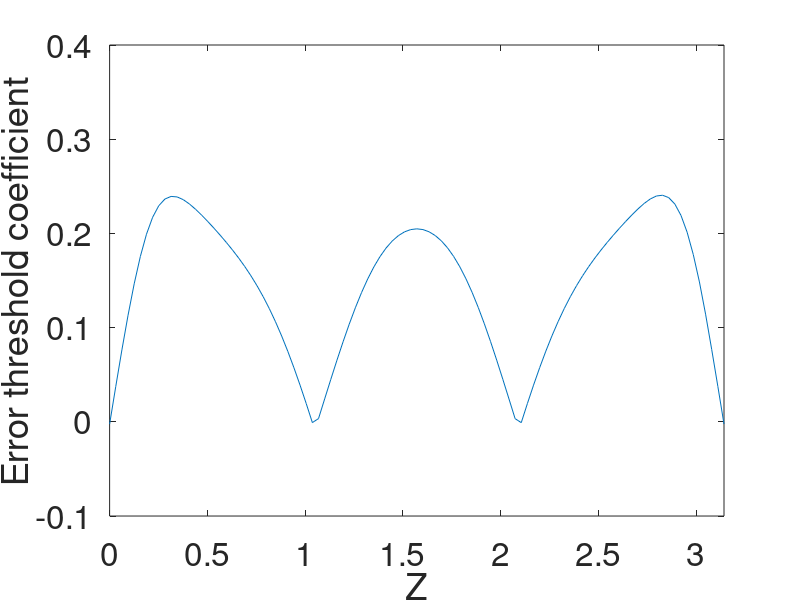
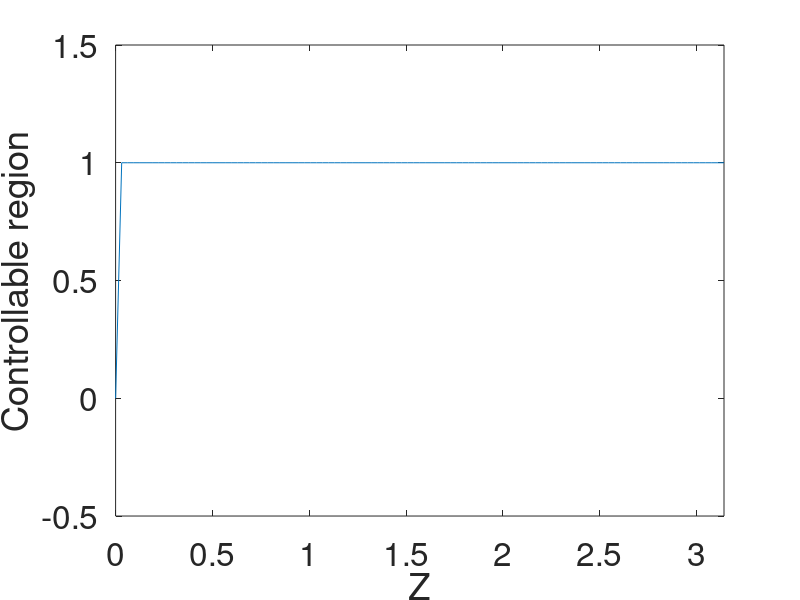
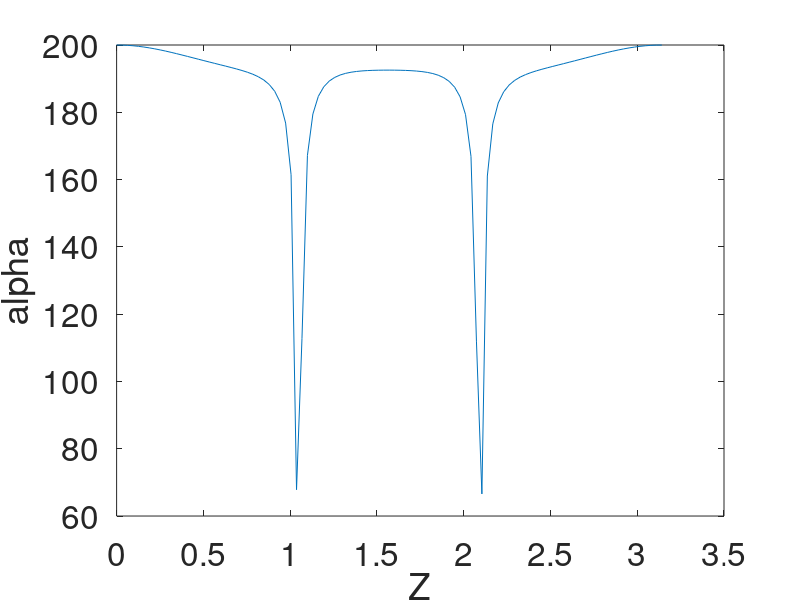

These charts were generated, in order, by the following MATLAB code:
clear;clc;

% construct z axis
BC_ini = 0;                     % boundary condition 1
BC_fin = pi;                    % boundary condition 2
Zstep = pi/100;                 % step of z
z = BC_ini: Zstep: BC_fin;
NumZ = numel(z);                % number of z intervals

NumEv= 3;
NumAc = 3;

% other constant parameters
A = [1 0 0;
     0 -2 0;
     0 0 -5];
deltaA = [0.02 0 0;
          0 0.02 0;
          0 0 0.02];
Amodel = A + deltaA;

deltaB = 0.5*deltaA;
P = eye(3);
poles = [-100 -100 -100];

%%%%%%%%%%%%%%%%%%%%%%%%%%%%%%%%%%%%%%%%%%%%%%%%%%%%%%%%%%%%%%%%%%%%%%%%%%%
%% Case1: 1 degree of free location
%%%%%%%%%%%%%%%%%%%%%%%%%%%%%%%%%%%%%%%%%%%%%%%%%%%%%%%%%%%%%%%%%%%%%%%%%%%
ActPos = zeros(1,NumAc);
ActPos(1,1) = pi/3;
ActPos(1,2) = 2*pi/3;

Thresh = zeros(1,NumZ);
ControllableRegion = zeros(1,NumZ);
CH = zeros(1,NumZ);
alpha = zeros(1,NumZ);

for loc = 1 : NumZ
    Act3 = (loc-1)*Zstep;
    ActPos(1,3) = Act3;
    SenPos = ActPos;                % colocated sensors and actuators
    % C matrix
    Q = zeros(NumEv,NumAc);
    for n = 1: NumEv
        for i = 1:NumAc
        Q(n,i) = sqrt(2/pi)*sin(n*SenPos(1,i)); 
        end
    end
    C = Q';
    
    % B matrix
    B = zeros(NumEv,NumAc);
    for n = 1: NumEv
        for i = 1:NumAc
            B(n,i) = 2*sqrt(2/pi)*sin(n*ActPos(1,i)); 
        end
    end
    Bmodel = B + deltaB;
    
    % check controllability
    Co = ctrb(A,B);
    if rank(Co) == 3
        ControllableRegion(1,loc) = 1;      % controllable
    else
        ControllableRegion(1,loc) = 0;      % uncontrollable
    end
    
    % check C's invertability
    detC = det(C);
    if detC == 0
        CH(1,loc) = 0;
    else
        CH(1,loc) = 1;
    end
    
    % design controller
    K = place(Amodel,Bmodel,poles);
    kk = C^(-1)*K;
    
    % calculate alpha
    Q = -((Amodel - Bmodel*K)'*P + P*(Amodel - Bmodel*K));
    alpha(1,loc) = min(eig(Q));
    
    % calculate
    Thresh(1,loc) = (alpha(1,loc)/2 - 2*norm(P*deltaA) - 2*norm(P*deltaB)*norm(K))/(2*norm(P*(Bmodel*norm(K) + deltaB*norm(K))));

end
% plot the maginitude of threshold and actuator locations
figure()
plot(z,Thresh)
axis([0 pi -0.1 0.4])
xlabel('Z','FontSize',30);
ylabel('Error threshold coefficient','FontSize',30)
set(gca,'FontSize',24);

% plot controllable regions
figure()
plot(z,ControllableRegion)
axis([0 pi -0.5 1.5])
xlabel('Z','FontSize',30);
ylabel('Controllable region','FontSize',30)
set(gca,'FontSize',24);

% plot alpha
figure()
plot(z,alpha)
xlim = ([0 pi]);
% axis([0 pi 100 300])
xlabel('Z','FontSize',30);
ylabel('alpha','FontSize',30)
set(gca,'FontSize',24);


%%%%%%%%%%%%%%%%%%%%%%%%%%%%%%%%%%%%%%%%%%%%%%%%%%%%%%%%%%%%%%%%%%%%%%%%%%%
%% Case 2: 2 degrees of free locations
%%%%%%%%%%%%%%%%%%%%%%%%%%%%%%%%%%%%%%%%%%%%%%%%%%%%%%%%%%%%%%%%%%%%%%%%%%%
% ActPos = zeros(1,NumAc);
% ActPos(1,1) = pi/4;
% 
% Thresh = zeros(NumZ,NumZ);
% ControllableRegion = zeros(NumZ,NumZ);
% CH = zeros(NumZ,NumZ);
% alpha = zeros(NumZ,NumZ);
% 
% for z2 = 1 : NumZ
%     Act2 = (z2-1)*Zstep;
%     ActPos(1,2) = Act2;
%    for z3 = 1 : NumZ
%        Act3 = (z3-1)*Zstep;
%        ActPos(1,3) = Act3;
%        SenPos = ActPos;
%        
%        % C matrix
%     Q = zeros(NumEv,NumAc);
%     for n = 1: NumEv
%         for i = 1:NumAc
%         Q(n,i) = sqrt(2/pi)*sin(n*SenPos(1,i)); 
%         end
%     end
%     C = Q';
%     
%     % B matrix
%     B = zeros(NumEv,NumAc);
%     for n = 1: NumEv
%         for i = 1:NumAc
%             B(n,i) = 2*sqrt(2/pi)*sin(n*ActPos(1,i)); 
%         end
%     end
%     Bmodel = B + deltaB;
%     
%     % check controllability
%     Co = ctrb(A,B);
%     if rank(Co) == 3
%         ControllableRegion(z2,z3) = 1;  % controllable
%     else
%         ControllableRegion(z2,z3) = 0;  % uncontrollalbe
%     end
%     
%     % check C's invertability
%     detC = det(C);
%     if detC == 0
%         CH(z2,z3) = 1;                  % invertable
%     else
%         CH(z2,z3) = 0;                  % non-invertable
%     end
%     
%     % design controller
%     K = place(Amodel,Bmodel,poles);
%     kk = C^(-1)*K;
%     
%     % calculate alpha
%     Q = -((Amodel - Bmodel*K)'*P + P*(Amodel - Bmodel*K));
%     alpha(z2,z3) = min(eig(Q));
%     
%     % calculate
%     Thresh(z2,z3) = (alpha(z2,z3)/2 - 2*norm(P*deltaA) - 2*norm(P*deltaB)*norm(K))/(2*norm(P*(Bmodel*norm(K) + deltaB*norm(K))));
%    end
% end
% 
% % plot 3D profile of threshold
% figure()
% mesh(z,z,Thresh);
% axis([0 pi 0 pi -0.1 0.5])
% xlabel('Z1','FontSize',30);
% ylabel('Z2','FontSize',30)
% zlabel('Error threshold coefficient','FontSize',30);
% set(gca,'FontSize',24);
% 
% % contour plot of threshold
% figure()
% contour(z,z,Thresh)
% [C_label,h_label] = contour(z,z,Thresh);
% clabel(C_label,h_label);
% xlabel('Z1','FontSize',30);
% ylabel('Z2','FontSize',30)
% zlabel('Error threshold coefficient','FontSize',30);
% set(gca,'FontSize',24);
% 
% % plot controllable region
% figure()
% mesh(z,z,ControllableRegion);
% % axis([0 pi 0 pi 0.08 0.2])
% xlabel('Z1','FontSize',30);
% ylabel('Z2','FontSize',30)
% zlabel('Controllable region','FontSize',30);
% set(gca,'FontSize',24);
% 
% % plot alpha
% figure()
% mesh(z,z,alpha);
% % axis([0 pi 0 pi 0.08 0.2])
% xlabel('Z1','FontSize',30);
% ylabel('Z2','FontSize',30)
% zlabel('Alpha','FontSize',30);
% set(gca,'FontSize',24);


%%%%%%%%%%%%%%%%%%%%%%%%%%%%%%%%%%%%%%%%%%%%%%%%%%%%%%%%%%%%%%%%%%%%%%%%%%%
%% Case 3: fix all sensors; 1 degree of free actuator
%%%%%%%%%%%%%%%%%%%%%%%%%%%%%%%%%%%%%%%%%%%%%%%%%%%%%%%%%%%%%%%%%%%%%%%%%%%
% ActPos = zeros(1,NumAc);
% ActPos(1,1) = pi/3;
% ActPos(1,2) = 2*pi/3;
% 
% SenPos = zeros(1,NumAc);
% SenPos(1,1) = pi/4;
% SenPos(1,2) = 2*pi/4;
% SenPos(1,3) = 3*pi/4;
% 
% Thresh = zeros(1,NumZ);
% ControllableRegion = zeros(1,NumZ);
% CH = zeros(1,NumZ);
% alpha = zeros(1,NumZ);
% 
% for loc = 1 : NumZ
%     Act3 = (loc-1)*Zstep;
%     ActPos(1,3) = Act3;
%  
%     % C matrix
%     Q = zeros(NumEv,NumAc);
%     for n = 1: NumEv
%         for i = 1:NumAc
%         Q(n,i) = sqrt(2/pi)*sin(n*SenPos(1,i)); 
%         end
%     end
%     C = Q';
%     
%     % B matrix
%     B = zeros(NumEv,NumAc);
%     for n = 1: NumEv
%         for i = 1:NumAc
%             B(n,i) = 2*sqrt(2/pi)*sin(n*ActPos(1,i)); 
%         end
%     end
%     Bmodel = B + deltaB;
%     
%     % check controllability
%     Co = ctrb(A,B);
%     if rank(Co) == 3
%         ControllableRegion(1,loc) = 1;      % controllable
%     else
%         ControllableRegion(1,loc) = 0;      % uncontrollable
%     end
%     
%     % check C's invertability
%     detC = det(C);
%     if detC == 0
%         CH(1,loc) = 0;
%     else
%         CH(1,loc) = 1;
%     end
%     
%     % design controller
%     K = place(Amodel,Bmodel,poles);
%     kk = C^(-1)*K;
%     
%     % calculate alpha
%     Q = -((Amodel - Bmodel*K)'*P + P*(Amodel - Bmodel*K));
%     alpha(1,loc) = min(eig(Q));
%     
%     % calculate
%     Thresh(1,loc) = (alpha(1,loc)/2 - 2*norm(P*deltaA) - 2*norm(P*deltaB)*norm(K))/(2*norm(P*(Bmodel*norm(K) + deltaB*norm(K))));
% 
% end
% % plot the maginitude of threshold and actuator locations
% figure()
% plot(z,Thresh)
% axis([0 pi -0.05 0.3])
% xlabel('Z','FontSize',30);
% ylabel('Error threshold coefficient','FontSize',30)
% set(gca,'FontSize',24);

% % plot controllable regions
% figure()
% plot(z,ControllableRegion)
% axis([0 pi -0.5 1.5])
% xlabel('Z','FontSize',30);
% ylabel('Controllable region','FontSize',30)
% set(gca,'FontSize',24);
% 
% % plot alpha
% figure()
% plot(z,alpha)
% xlim = ([0 pi]);
% % axis([0 pi 100 300])
% xlabel('Z','FontSize',30);
% ylabel('alpha','FontSize',30)
% set(gca,'FontSize',24);


%%%%%%%%%%%%%%%%%%%%%%%%%%%%%%%%%%%%%%%%%%%%%%%%%%%%%%%%%%%%%%%%%%%%%%%%%%%
%% Case 4: 2 degrees of free locations
%%%%%%%%%%%%%%%%%%%%%%%%%%%%%%%%%%%%%%%%%%%%%%%%%%%%%%%%%%%%%%%%%%%%%%%%%%%
% ActPos = zeros(3,NumAc);
% ActPos(1,1) = pi/2;
% 
% SenPos = zeros(1,NumAc);
% SenPos(1,1) = pi/4;
% SenPos(1,2) = 2*pi/4;
% SenPos(1,3) = 3*pi/4;
% 
% Thresh = zeros(NumZ,NumZ);
% ControllableRegion = zeros(NumZ,NumZ);
% CH = zeros(NumZ,NumZ);
% alpha = zeros(NumZ,NumZ);
% 
% for z2 = 1 : NumZ
%     Act2 = (z2-1)*Zstep;
%     ActPos(1,2) = Act2;
%    for z3 = 1 : NumZ
%        Act3 = (z3-1)*Zstep;
%        ActPos(1,3) = Act3;
%        
%        % C matrix
%     Q = zeros(NumEv,NumAc);
%     for n = 1: NumEv
%         for i = 1:NumAc
%         Q(n,i) = sqrt(2/pi)*sin(n*SenPos(1,i)); 
%         end
%     end
%     C = Q';
%     
%     % B matrix
%     B = zeros(NumEv,NumAc);
%     for n = 1: NumEv
%         for i = 1:NumAc
%             B(n,i) = 2*sqrt(2/pi)*sin(n*ActPos(1,i)); 
%         end
%     end
%     Bmodel = B;
%     
%     % check controllability
%     Co = ctrb(A,B);
%     if rank(Co) == 3
%         ControllableRegion(z2,z3) = 1;  % controllable
%     else
%         ControllableRegion(z2,z3) = 0;  % uncontrollalbe
%     end
%     
%     % check C's invertability
%     detC = det(C);
%     if detC == 0
%         CH(z2,z3) = 1;                  % invertable
%     else
%         CH(z2,z3) = 0;                  % non-invertable
%     end
%     
%     % design controller
%     K = place(Amodel,Bmodel,poles);
%     kk = C^(-1)*K;
%     
%     % calculate alpha
%     Q = -((Amodel - Bmodel*K)'*P + P*(Amodel - Bmodel*K));
%     alpha(z2,z3) = min(eig(Q));
%     
%     % calculate
%     Thresh(z2,z3) = (alpha(z2,z3)/2 - 2*norm(P*deltaA) - 2*norm(P*deltaB)*norm(K))/(2*norm(P*(Bmodel*norm(K) + deltaB*norm(K))));
%    end
% end
% 
% % plot 3D profile of threshold
% figure()
% mesh(z,z,Thresh);
% axis([0 pi 0 pi -0.1 0.5])
% xlabel('Z1','FontSize',30);
% ylabel('Z2','FontSize',30)
% zlabel('Error threshold coefficient','FontSize',30);
% set(gca,'FontSize',24);
% 
% % contour plot of threshold
% figure()
% contour(z,z,Thresh)
% [C_label,h_label] = contour(z,z,Thresh);
% clabel(C_label,h_label);
% xlabel('Z1','FontSize',30);
% ylabel('Z2','FontSize',30)
% zlabel('Error threshold coefficient','FontSize',30);
% set(gca,'FontSize',24);
% 
% % plot controllable region
% figure()
% mesh(z,z,ControllableRegion);
% % axis([0 pi 0 pi 0.08 0.2])
% xlabel('Z1','FontSize',30);
% ylabel('Z2','FontSize',30)
% zlabel('Controllable region','FontSize',30);
% set(gca,'FontSize',24);
% 
% % plot alpha
% figure()
% mesh(z,z,alpha);
% % axis([0 pi 0 pi 0.08 0.2])
% xlabel('Z1','FontSize',30);
% ylabel('Z2','FontSize',30)
% zlabel('Alpha','FontSize',30);
% set(gca,'FontSize',24);
% 

